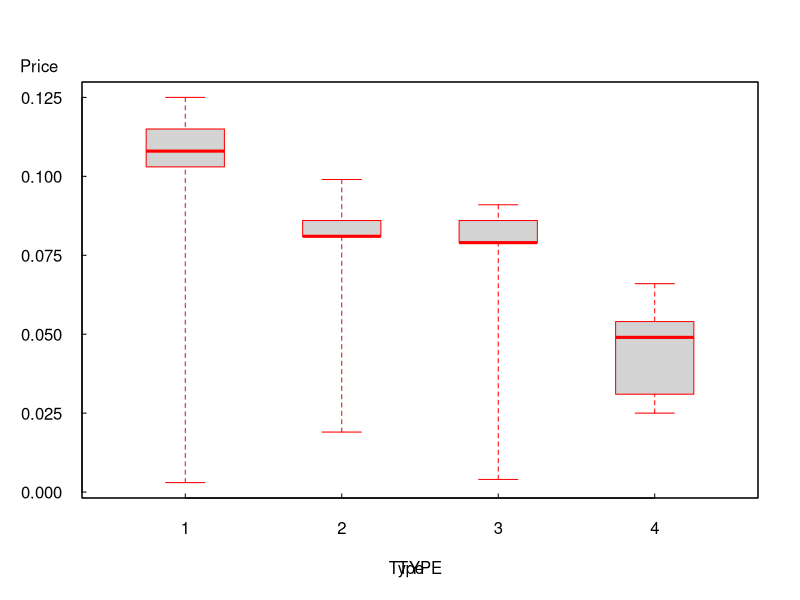
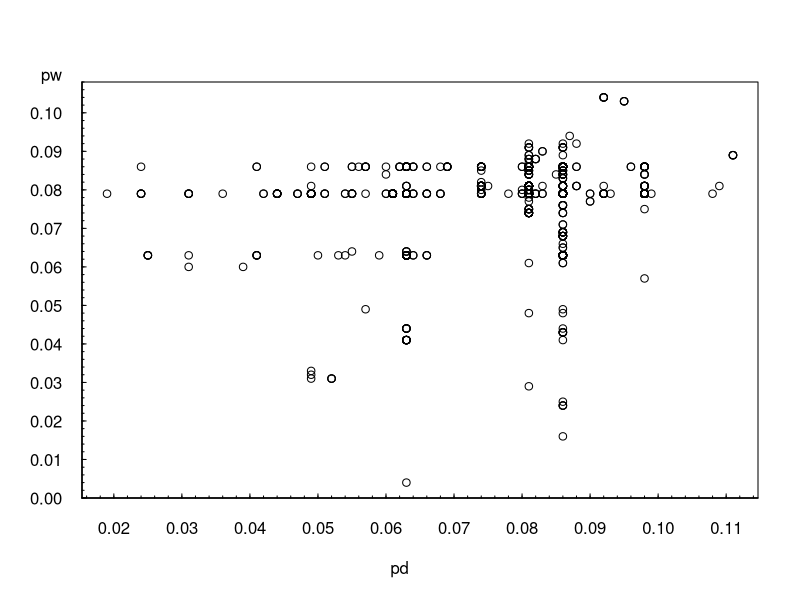

The R source for these figures, in order:
## ---- chunk 1
yogurtdata<-read.csv("TXTData/yogurt.dat", header=F, sep=" ") 
colnames(yogurtdata) = c("id","yoplait","dannon","weight","hiland","fy","fd","fw","fh","py","pd","pw","ph")
## ---- chunk 2
yogurtdata$occasion<-seq(yogurtdata$id)

yogurtdata$TYPE<-1*yogurtdata$yoplait+2*yogurtdata$dannon+3*yogurtdata$weight+4*yogurtdata$hiland 

yogurtdata$PRICE<-yogurtdata$py*yogurtdata$yoplait + yogurtdata$pd*yogurtdata$dannon + yogurtdata$pw*yogurtdata$weight + yogurtdata$ph*yogurtdata$hiland

yogurtdata$FEATURE<-yogurtdata$fy*yogurtdata$yoplait + yogurtdata$fd*yogurtdata$dannon + yogurtdata$fw*yogurtdata$weight + yogurtdata$fh*yogurtdata$hiland

table(yogurtdata$TYPE) 
summary(yogurtdata[, c("fy", "fd", "fw", "fh")])[4,]

## ---- chunk 3

t(summary(yogurtdata[, c("py", "pd", "pw", "ph")])) 
sd(as.matrix(yogurtdata[, c("py")]))
sd(as.matrix(yogurtdata[, c("pd")]))
sd(as.matrix(yogurtdata[, c("pw")]))
sd(as.matrix(yogurtdata[, c("ph")]))
## ---- chunk 4
boxplot(PRICE~TYPE, range=0, data=yogurtdata, boxwex=0.5, border="red", yaxt="n", xaxt="n", ylab="")
axis(2, at=seq(0,0.125, by=0.025), las=1, font=10, cex=0.005, tck=0.01)
axis(1, at=seq(1,4, by=1), font=10, cex=0.005, tck=0.01)
mtext("Price", side=2, adj=-1, line=5, at=0.135, font=10, las=1)
mtext("Type", side=1, adj=0, line=3, at=2.3, font=10)
box()
## ---- chunk 5
cor(yogurtdata[, c("py", "pd", "pw", "ph")])
plot(pw~pd, data=yogurtdata, yaxt="n", xaxt="n", ylab="", xlab="")
axis(2, at=seq(0.00, 0.20, by=0.01), las=1, font=10, cex=0.005, tck=0.01)
axis(2, at=seq(0.00, 0.20, by=0.002),lab=F, tck=0.005)
axis(1, at=seq(0.01, 0.12, by=0.01), font=10, cex=0.005, tck=0.01)
axis(1, at=seq(0.01, 0.12, by=0.002), lab=F, tck=0.005)
mtext("pw", side=2, line=1, at=0.11, las=1, font=10)
mtext("pd", side=1, line=3, at=0.062, font=10)
## ---- chunk 6
summary(yogurtdata$PRICE)
range(yogurtdata$PRICE)
which(yogurtdata$PRICE == min(yogurtdata$PRICE))
which(yogurtdata$PRICE == max(yogurtdata$PRICE))


library(nnet)
test <- multinom(TYPE ~ FEATURE+PRICE, data = yogurtdata)
summary(test)
## ---- chunk 7
# RESHAPE yogurtdata FROM WIDE FORMAT INTO LONG FORMAT
yogurt<-reshape(yogurtdata, varying=list(c("yoplait","dannon","weight","hiland")), v.names=
"choice", idvar="occasion",timevar="brand", direction="long") 
yogurt<-yogurt[order(yogurt$occasion),]
yogurt[1:8,]
yogurt$brand<-factor(yogurt$brand)
yogurt$occasion<-factor(yogurt$occasion)
# yogurtloglinear<-glm(choice~brand+occasion+FEATURE+PRICE-1, data=yogurt, family=# poisson(link="log"))
# THE ABOVE GLM INCLUDES THE FIXED EFFECTS OF THE 2412 OCCASIONS, WHICH ARE
# NUISANCE PARAMETERS, THE ESTIMATES ARE NOT OBTAINED SIMPLY BECAUSE THE 
# LARGE NUMBER. 
# GLM USE ITERATIVELY REWEIGHTED LEAST SQUARES TO ESTIMATE, COMPARED WITH 
# GENMOD IN SAS # USING MAXIMUMLIKELIHOOD.
# DROP occasion THE GLM IS ESTIMATABLE
model1 <- glm(choice~brand+FEATURE+PRICE-1, data=yogurt, family=poisson(link="log"))
summary(model1)

## ---- chunk 8
library(MASS)
# glmmPQL(choice~feature+price+occasion, data=yogurt, family=poisson(link="log"), random=~1|brand)
# THE ABOVE HAS SIMILAR PROBLEM WHEN INCLUDING occasion AS FIXED EFFECTS
# OTHERWISE IT IS ESTIMATABLE IN R; HOWEVER THE RESULT IS QUITE DIFFERENT FROM # THAT OF SAS
glmmPQL(choice~FEATURE+PRICE, data=yogurt, family=poisson(link="log"), random=~1|brand)
